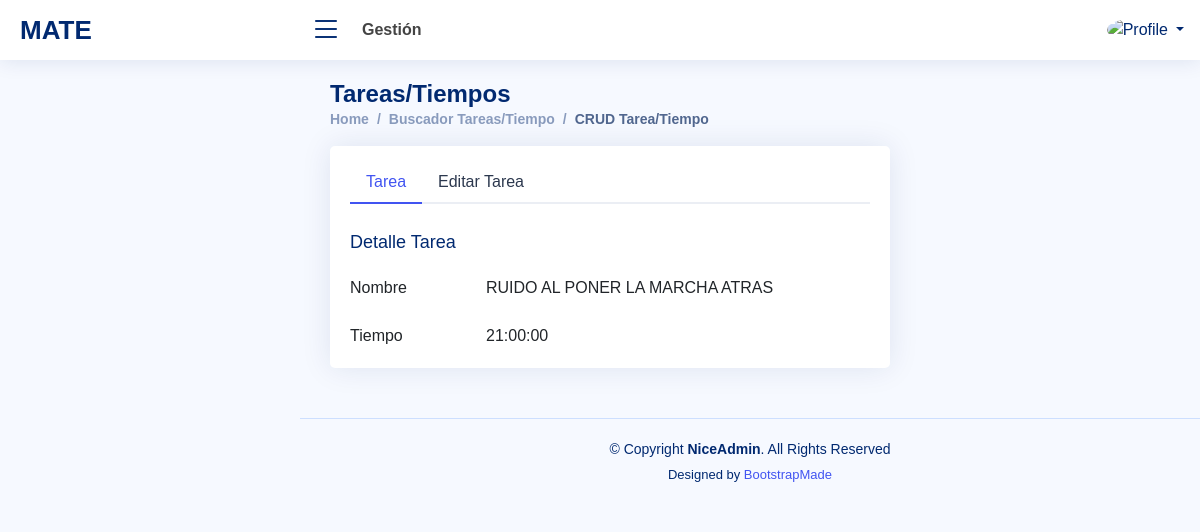
Page /crudtarea.php?idtarea=193&accion=M (signed in) on the committed database.
### tables this page shows
CREATE TABLE `tareas` (
  `idtarea` int(11) NOT NULL AUTO_INCREMENT,
  `descripciontarea` varchar(100) DEFAULT NULL,
  `tiempotarea` decimal(10,0) DEFAULT NULL,
  `accion` varchar(1) DEFAULT NULL,
  `idempleadoaccion` int(11) DEFAULT NULL,
  `fechaaccion` datetime DEFAULT NULL,
  PRIMARY KEY (`idtarea`)
);

### crudtarea.php (the view, shortened to what this page needs)
<?php
  if (isset($_SESSION['id']))
  {
    $tipousu=$_SESSION['tipo'];
    $foto=$_SESSION['foto'];
    $nombrecorto=$_SESSION['nombrecorto'];
    $txttarea="";
    $txttiempo="";
    if (isset($_GET['idtarea']))
    {
      $idtarea=$_GET["idtarea"];
      $accion=$_GET["accion"];
      if ($accion=="OKELI")
      {
          $sql = "SELECT a.`descripciontarea`,a.tiempotarea
                  FROM tareas a
                  WHERE a.idtarea=". $idtarea ." AND a.`accion`='B';";
          $accion="OK";
      }
      else
      {
          $sql = "SELECT a.`descripciontarea`,a.tiempotarea
                  FROM tareas a
                  WHERE a.idtarea=". $idtarea ." AND a.`accion`!='B';";
      }
      $con=conectar();
      $result = $con->query($sql);
      if (!$result)
      {
        die('Invalid query: ' . $mysqli->error);
      }
      else
      {
        while($row = mysqli_fetch_array($result))
        {
          $txttarea=$row['descripciontarea'];
          $txttiempo=date("H:i:s", $row['tiempotarea']);
        }
      }
    }
  }
  else
  {
    header('Location: index.php');
    exit;
  }
?>
<!DOCTYPE html>
<html lang="en">
<head>
  <link href="assets/font/Open_Sans.css" rel="stylesheet">
  <link href="assets/vendor/bootstrap/css/bootstrap.min.css" rel="stylesheet">
  <link href="assets/vendor/bootstrap-icons/bootstrap-icons.css" rel="stylesheet">
  <link href="assets/vendor/boxicons/css/boxicons.min.css" rel="stylesheet">
  <link href="assets/vendor/quill/quill.snow.css" rel="stylesheet">
  <link href="assets/vendor/quill/quill.bubble.css" rel="stylesheet">
  <link href="assets/vendor/remixicon/remixicon.css" rel="stylesheet">
  <link href="assets/vendor/simple-datatables/style.css" rel="stylesheet">
  <link href="assets/css/style.css" rel="stylesheet">
</head>
<body>
  <header id="header" class="header fixed-top d-flex align-items-center">
    <div class="d-flex align-items-center justify-content-between">
      <a href="index.html" class="logo d-flex align-items-center">
        <span class="d-none d-lg-block"><?php echo $_SESSION['nombreapp']; ?></span>
      </a>
      <i class="bi bi-list toggle-sidebar-btn"></i>
    </div>
    <div class="search-bar">
      <strong>Gestión</strong>
    </div>
    <nav class="header-nav ms-auto">
      <ul class="d-flex align-items-center">
        <li class="nav-item dropdown pe-3">
          <a class="nav-link nav-profile d-flex align-items-center pe-0" href="#" data-bs-toggle="dropdown">
          <img src="assets/img/<?php echo $foto; ?>" alt="Profile" class="rounded-circle">
          <span class="d-none d-md-block dropdown-toggle ps-2"><?php echo $nombrecorto; ?></span>
          </a>
        </li>
      </ul>
    </nav>
  </header>
  <main id="main" class="main">
    <div class="pagetitle">
      <h1>Tareas/Tiempos</h1>
      <nav>
        <ol class="breadcrumb">
          <li class="breadcrumb-item">
          <?php
            if (($tipousu=="Administración")||($tipousu=="Gerente")) echo "<a href='home.php'>Home</a>";
            else
            {
              echo "<a href='atenderordenes.php?ver=P'>Home</a>";
            }
          ?>
          </li>
          <li class="breadcrumb-item"><a href="buscadortareas.php">Buscador Tareas/Tiempo</a></li>
          <li class="breadcrumb-item active">CRUD Tarea/Tiempo</li>
        </ol>
      </nav>
    </div>
    <section class="section">
      <div class="row">
        <div class="col-lg-12">
          <div class="col-xl-8">
            <div class="card">
              <div class="card-body pt-3">
                <ul class="nav nav-tabs nav-tabs-bordered">
                  <li class="nav-item">
                    <button class="nav-link active" data-bs-toggle="tab" data-bs-target="#profile-overview">Tarea</button>
                  </li>
                  <li class="nav-item">
                    <button class="nav-link" data-bs-toggle="tab" data-bs-target="#profile-edit">Editar Tarea</button>
                  </li>
                </ul>
                <div class="tab-content pt-2">
                  <div class="tab-pane fade show active profile-overview" id="profile-overview">
                    <h5 class="card-title">Detalle Tarea</h5>
                    <div class="row">
                      <div class="col-lg-3 col-md-4 label ">Nombre</div>
                      <div class="col-lg-9 col-md-8"><?php echo $txttarea; ?></div>
                    </div>
                    <div class="row">
                      <div class="col-lg-3 col-md-4 label ">Tiempo</div>
                      <div class="col-lg-9 col-md-8"><?php echo $txttiempo; ?></div>
                    </div>
                  </div>
                </div>
              </div>
            </div>
          </div>
        </div>
      </div>
    </section>
  </main>
  <footer id="footer" class="footer">
    <div class="copyright">
      &copy; Copyright <strong><span>NiceAdmin</span></strong>. All Rights Reserved
    </div>
    <div class="credits">
      Designed by <a href="https://bootstrapmade.com/">BootstrapMade</a>
    </div>
  </footer>
</body>
</html>

### assets/css/style.css (style rules this page uses)
:root { scroll-behavior: smooth; }
body { font-family: "Open Sans", sans-serif; background: #f6f9ff; color: #444444; }
a { color: #4154f1; text-decoration: none; }
h1, h2, h3, h4, h5, h6 { font-family: "Nunito", sans-serif; }
#main { margin-top: 60px; padding: 20px 30px; transition: all 0.3s; }
.pagetitle { margin-bottom: 10px; }
.pagetitle h1 { font-size: 24px; margin-bottom: 0; font-weight: 600; color: #012970; }
.card { margin-bottom: 30px; border: none; border-radius: 5px; box-shadow: 0px 0 30px rgba(1, 41, 112, 0.1); }
.card-title { padding: 20px 0 15px 0; font-size: 18px; font-weight: 500; color: #012970; font-family: "Poppins", sans-serif; }
.card-body { padding: 0 20px 20px 20px; }
.breadcrumb { font-size: 14px; font-family: "Nunito", sans-serif; color: #899bbd; font-weight: 600; }
.breadcrumb a { color: #899bbd; transition: 0.3s; }
.breadcrumb .breadcrumb-item::before { color: #899bbd; }
.breadcrumb .active { color: #51678f; font-weight: 600; }
.nav-tabs-bordered { border-bottom: 2px solid #ebeef4; }
.nav-tabs-bordered .nav-link { margin-bottom: -2px; border: none; color: #2c384e; }
.nav-tabs-bordered .nav-link.active { background-color: #fff; color: #4154f1; border-bottom: 2px solid #4154f1; }
.logo { line-height: 1; }
@media (min-width: 1200px) { .logo { width: 280px; } }
.logo span { font-size: 26px; font-weight: 700; color: #012970; font-family: "Nunito", sans-serif; }
.header { transition: all 0.5s; z-index: 997; height: 60px; box-shadow: 0px 2px 20px rgba(1, 41, 112, 0.1); background-color: #fff; padding-left: 20px; }
.header .toggle-sidebar-btn { font-size: 32px; padding-left: 10px; cursor: pointer; color: #012970; }
.header .search-bar { min-width: 360px; padding: 0 20px; }
.header-nav ul { list-style: none; }
.header-nav>ul { margin: 0; padding: 0; }
.header-nav .nav-profile { color: #012970; }
.header-nav .nav-profile img { max-height: 36px; }
.header-nav .nav-profile span { font-size: 14px; font-weight: 600; }
@media (min-width: 1200px) { #main, #footer { margin-left: 300px; } }
.footer { padding: 20px 0; font-size: 14px; transition: all 0.3s; border-top: 1px solid #cddfff; }
.footer .copyright { text-align: center; color: #012970; }
.footer .credits { padding-top: 5px; text-align: center; font-size: 13px; color: #012970; }

### rows in the picture
tareas: descripciontarea "RUIDO AL PONER LA MARCHA ATRAS", tiempotarea "21:00:00"

### other values in the picture
$_SESSION['nombreapp'] "MATE"
